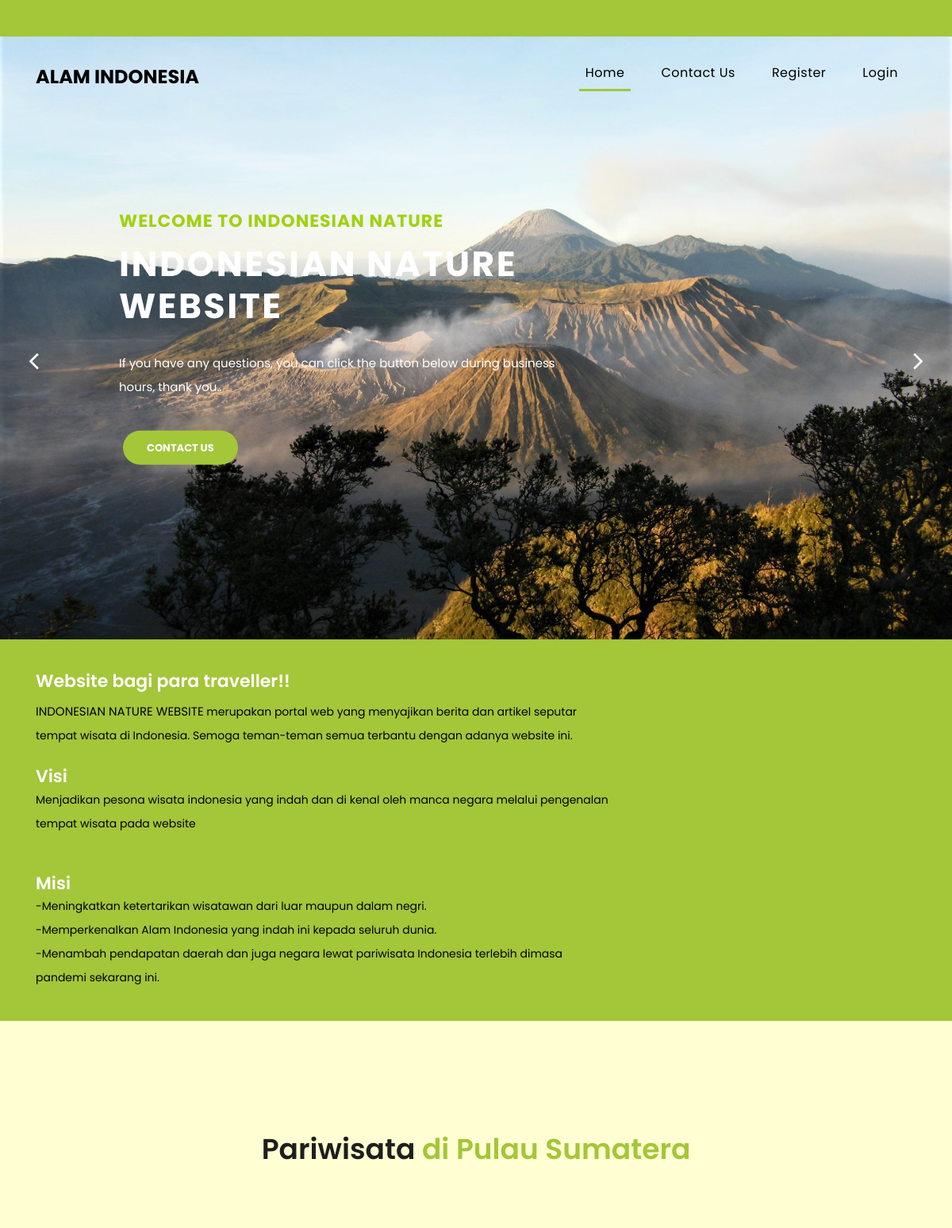
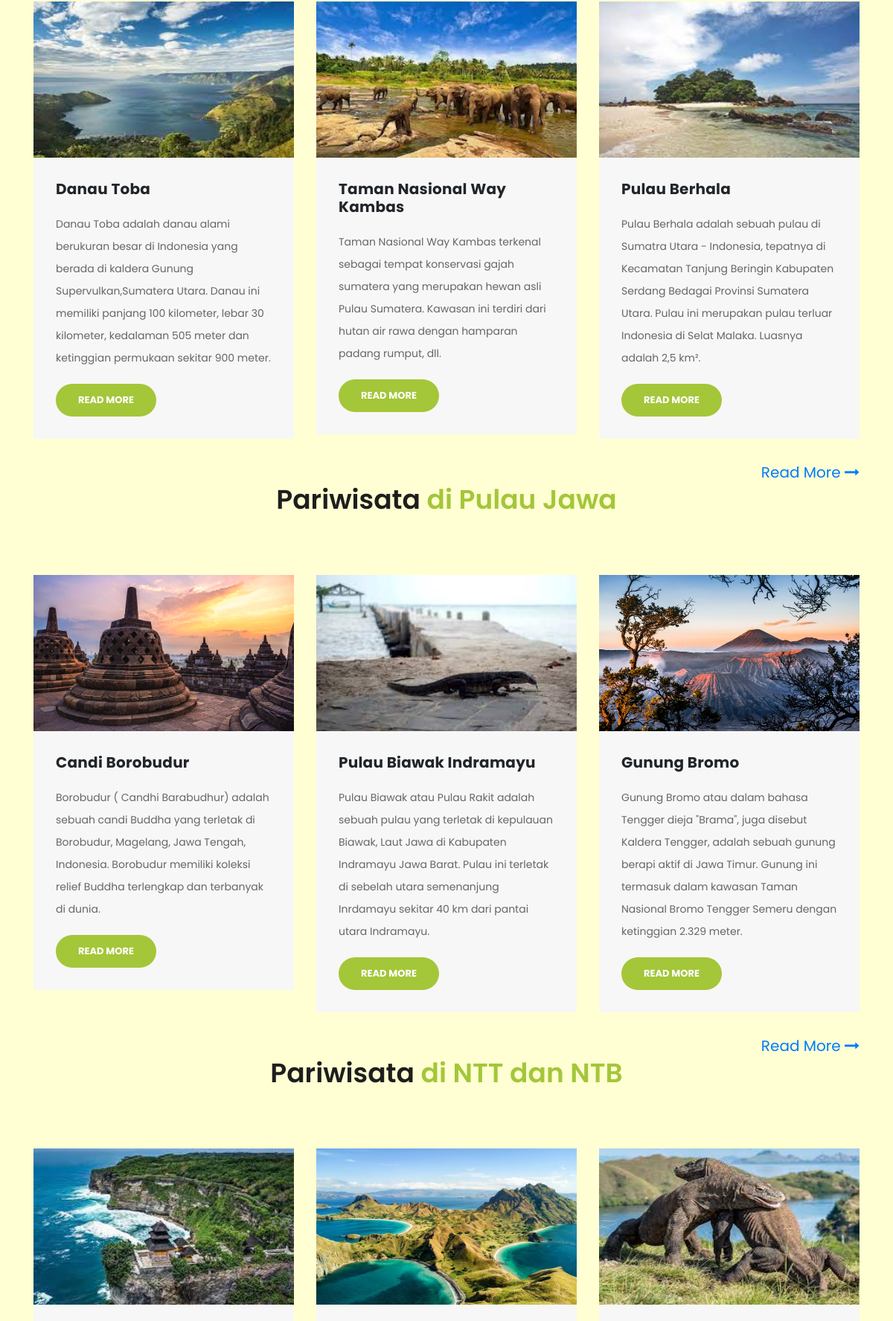
The page / (upper part) on the database its author committed (2 pictures, top to bottom).
### tables this page shows
CREATE TABLE `kategori` (
  `id` int(11) NOT NULL,
  `CategoryName` varchar(200) DEFAULT NULL,
  `Description` mediumtext DEFAULT NULL,
  `PostingDate` timestamp NULL DEFAULT current_timestamp(),
  `UpdationDate` timestamp NULL DEFAULT NULL ON UPDATE current_timestamp(),
  `Is_Active` int(1) DEFAULT NULL
);

CREATE TABLE `berita` (
  `id` int(11) NOT NULL,
  `judul` longtext DEFAULT NULL,
  `CategoryId` int(11) DEFAULT NULL,
  `ringkasan` text NOT NULL,
  `isiBerita` longtext DEFAULT NULL,
  `PostingDate` timestamp NULL DEFAULT current_timestamp(),
  `UpdationDate` timestamp NULL DEFAULT NULL ON UPDATE current_timestamp(),
  `Is_Active` int(1) DEFAULT NULL,
  `PostUrl` mediumtext DEFAULT NULL,
  `PostImage` varchar(255) DEFAULT NULL,
  `postedBy` varchar(255) DEFAULT NULL,
  `lastUpdatedBy` varchar(255) DEFAULT NULL
);

### index.php (the view, shortened to what this page needs)
<?php
  include("includes/koneksi.php");
?>
<!DOCTYPE html>
<html lang="en">
  <head>
    <link href="vendor/bootstrap/css/bootstrap.min.css" rel="stylesheet">
    <link rel="stylesheet" href="assets/css/fontawesome.css">
    <link rel="stylesheet" href="assets/css/templatemo-finance-business.css">
    <link rel="stylesheet" href="assets/css/owl.css">
  </head>
  <body>
    <?php
      if(strlen($_SESSION['username']) !==0)
      {
        header('location:user.php');
      }
      else{
    ?>
    <div class="sub-header">
    </div>
    <header class="">
      <nav class="navbar navbar-expand-lg">
        <div class="container">
          <a class="navbar-brand" href="index.php"><h2>Alam Indonesia</h2></a>
          <div class="collapse navbar-collapse" id="navbarResponsive">
            <ul class="navbar-nav ml-auto">
              <li class="nav-item active">
                <a class="nav-link" href="#top">Home
                </a>
              </li>
              <li class="nav-item">
                <a class="nav-link" href="contact.html">Contact Us</a>
              </li>
              <li class="nav-item">
                <a class="nav-link" href="login/register.php">Register</a>
              </li>
              <li class="nav-item">
                <a class="nav-link" href="login/login.php">Login</a>
              </li>
            </ul>
          </div>
        </div>
      </nav>
    </header>
    <div class="main-banner header-text" id="top">
        <div class="Modern-Slider">
          <div class="item item-1">
            <div class="img-fill">
                <div class="text-content">
                  <h6>Welcome to Indonesian Nature</h6>
                  <h4>Indonesian Nature <br> Website</h4>
                  <p>If you have any questions, you can click the button below during business hours, thank you..</p>
                  <a href="contact.html" class="filled-button">contact us</a>
                </div>
            </div>
          </div>
        </div>
    </div>
    <div class="request-form">
      <div class="container">
        <div class="row">
          <div class="col-md-8">
            <h4>Website bagi para traveller!!</h4>
            <p><span>INDONESIAN NATURE WEBSITE </span> merupakan portal web yang menyajikan berita dan artikel seputar tempat wisata di Indonesia.
              Semoga teman-teman semua terbantu dengan adanya website ini.</p>
            <br>
            <h4>Visi</h4>
            <p>Menjadikan pesona wisata indonesia yang indah dan di kenal oleh manca negara melalui pengenalan tempat wisata pada website</p>
            <br><br>
            <h4>Misi</h4>
            <p>-Meningkatkan ketertarikan wisatawan dari luar maupun dalam negri.<br>
              -Memperkenalkan Alam Indonesia yang indah ini kepada seluruh dunia.<br>
              -Menambah pendapatan daerah dan juga negara lewat pariwisata Indonesia terlebih dimasa pandemi sekarang ini.
            </p>
          </div>
          <div class="col-md-4 border-button">
          </div>
        </div>
      </div>
    </div>
    <div class="services">
      <div class="container">
      <?php
          $sql1 = "SELECT * FROM kategori";
          $query1 = mysqli_query($con,$sql1);
          while($row1=mysqli_fetch_array($query1)){
            $nid= $row1['id'];
            $namakategori = $row1['CategoryName'];
      ?>
        <div class="row">
          <div class="col-md-12">
            <div class="section-heading">
              <h2>Pariwisata<em> di <?php echo htmlentities($row1['CategoryName']);?></em></h2>
            </div>
          </div>
    <?php
        $sql2 = "SELECT * FROM berita WHERE CategoryId = '$nid' && Is_Active='1' LIMIT 3";
        $query2 = mysqli_query($con,$sql2);
        while ($row2=mysqli_fetch_array($query2)) {
    ?>
          <div class="col-md-4">
            <div class="service-item">
              <img src="admin/admin/postimages/<?php echo htmlentities($row2['PostImage']);?>" alt="" height="210px" width="330px">
              <div class="down-content">
                <h4><?php echo htmlentities($row2['judul']);?></h4>
                <p><?php
                    $ring=$row2['ringkasan'];
                    echo (substr($ring,0));?> </p>
                <a href="newsdetail.php?nid=<?php echo htmlentities($row2['id']); ?>" class="filled-button">Read More</a>
              </div>
            </div>
          </div>
    <?php } ?>
    </div>
        <p style="text-align:right;font-size:20px;">
        <?php
          $sql3 = "SELECT * FROM kategori WHERE CategoryName = '$namakategori'";
          $query3 = mysqli_query($con, $sql3);
          while($row3=mysqli_fetch_array($query3))
          {
        ?>
          <br>
          <a href="category.php?catid=<?php echo htmlentities($row3['id']) ?>">
            Read More
            <i class="fa fa-long-arrow-right"></i>
          </a>
          <?php } ?>
        </p>
    <?php } ?>
      </div>
    </div>
    <br>
  </body>
</html>
<?php } ?>

### rows shown on the page
kategori: CategoryName "Pulau Sumatera"
berita: PostImage (picture), judul "Danau Toba", ringkasan "Danau Toba adalah danau alami berukuran besar di Indonesia yang berada di kaldera Gunung Supervulkan,Sumatera Utara. Danau ini memiliki panjang 100 kilometer, lebar 30 kilometer, kedalaman 505 meter dan ketinggian permukaan sekitar 900 meter."
berita: PostImage (picture), judul "Taman Nasional Way Kambas", ringkasan "Taman Nasional Way Kambas terkenal sebagai tempat konservasi gajah sumatera yang merupakan hewan asli Pulau Sumatera. Kawasan ini terdiri dari hutan air rawa dengan hamparan padang rumput, dll."
berita: PostImage (picture), judul "Pulau Berhala", ringkasan "Pulau Berhala adalah sebuah pulau di Sumatra Utara - Indonesia, tepatnya di Kecamatan Tanjung Beringin Kabupaten Serdang Bedagai Provinsi Sumatera Utara. Pulau ini merupakan pulau terluar Indonesia di Selat Malaka. Luasnya adalah 2,5 km²."
kategori: CategoryName "Pulau Jawa"
berita: PostImage (picture), judul "Candi Borobudur", ringkasan "Borobudur ( Candhi Barabudhur) adalah sebuah candi Buddha yang terletak di Borobudur, Magelang, Jawa Tengah, Indonesia. Borobudur memiliki koleksi relief Buddha terlengkap dan terbanyak di dunia."
berita: PostImage (picture), judul "Pulau Biawak Indramayu", ringkasan "Pulau Biawak atau Pulau Rakit adalah sebuah pulau yang terletak di kepulauan Biawak, Laut Jawa di Kabupaten Indramayu Jawa Barat. Pulau ini terletak di sebelah utara semenanjung Inrdamayu sekitar 40 km dari pantai utara Indramayu."
berita: PostImage (picture), judul "Gunung Bromo", ringkasan "Gunung Bromo atau dalam bahasa Tengger dieja \"Brama\", juga disebut Kaldera Tengger, adalah sebuah gunung berapi aktif di Jawa Timur. Gunung ini termasuk dalam kawasan Taman Nasional Bromo Tengger Semeru dengan ketinggian 2.329 meter."
kategori: CategoryName "NTT dan NTB"
berita: PostImage (picture)
berita: PostImage (picture)
berita: PostImage (picture)
